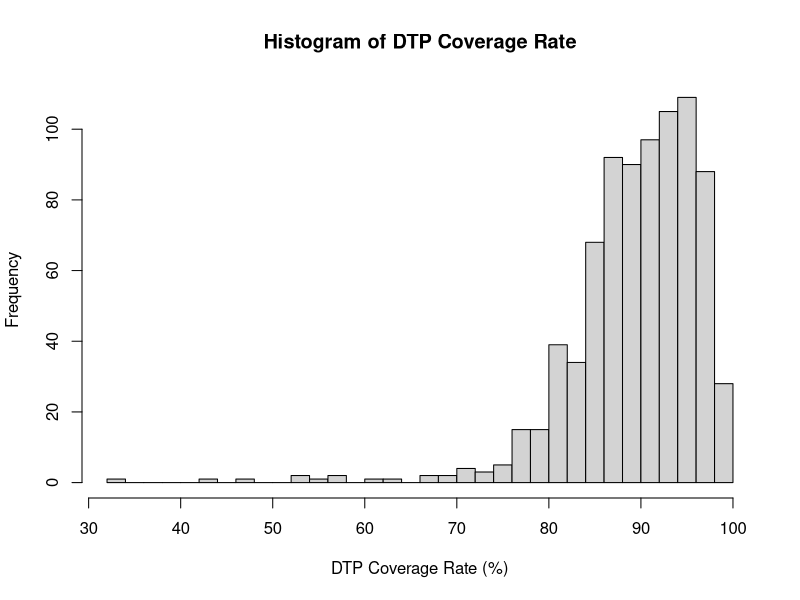
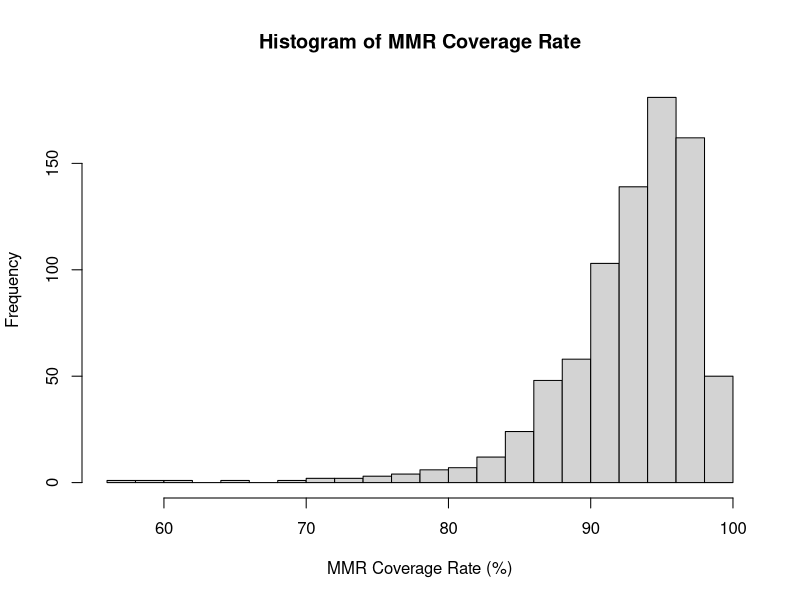

The R script that drew these images, in order: (Note: this script raises an error after producing the figures.)
#### Preamble ####
# Purpose: Models immunization dataset.
# Author: Ruoxian Wu
# Date: 22 Januarry 2024
# Contact: scarletruoxian.wu@utoronto.ca
# Pre-requisites: 
#install.packages("tidyverse")
#install.packages("broom")
#install.packages("ggplot2")




#### Workspace setup ####
library(tidyverse)
library(ggplot2)
library(broom)

#### Read data ####
analysis_data <- read_csv("outputs/data/analysis_data.csv")
analysis_data



### Model data ####

hist(analysis_data$dtp_coverage_rate_percent,
     main = "Histogram of DTP Coverage Rate", 
     xlab = "DTP Coverage Rate (%)", breaks = 30)

hist(analysis_data$mmr_coverage_rate_percent,
     main = "Histogram of MMR Coverage Rate", 
     xlab = "MMR Coverage Rate (%)", breaks = 30)

#### Save model ####
saveRDS(
  first_model,
  file = "outputs/models/first_model.rds"
)


